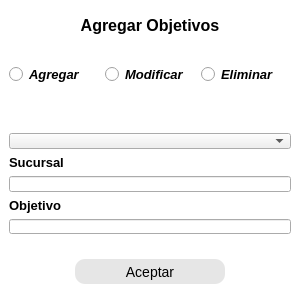
<?xml version="1.0" encoding="UTF-8"?>
<ui version="4.0">
 <class>MainWindow</class>
 <widget class="QMainWindow" name="MainWindow">
  <property name="geometry">
   <rect>
    <x>0</x>
    <y>0</y>
    <width>300</width>
    <height>300</height>
   </rect>
  </property>
  <property name="minimumSize">
   <size>
    <width>0</width>
    <height>300</height>
   </size>
  </property>
  <property name="maximumSize">
   <size>
    <width>300</width>
    <height>300</height>
   </size>
  </property>
  <property name="windowTitle">
   <string>MainWindow</string>
  </property>
  <widget class="QWidget" name="WPrincipal">
   <property name="minimumSize">
    <size>
     <width>300</width>
     <height>0</height>
    </size>
   </property>
   <property name="maximumSize">
    <size>
     <width>300</width>
     <height>16777215</height>
    </size>
   </property>
   <property name="styleSheet">
    <string notr="true">#MainWindow{
	background-color: rgb(255, 255, 255);
}
#WPrincipal{
	background-color: rgb(255, 255, 255);
}
*[objectName *=&quot;lbl_&quot;]{
color:rgb(0, 0, 0);
background-color: rgb(255, 255, 255);
}
*[objectName *=&quot;RB_&quot;]{
color:rgb(0, 0, 0);
}
#btn_Aceptar{
	background-color: rgb(230, 230, 230);
	border-radius: 10px;
	color: rgb(0, 0, 0);
	font-size:14px;
}
#btn_Aceptar::hover{
background-color: rgb(203, 203, 203);
}</string>
   </property>
   <layout class="QGridLayout" name="gridLayout_2">
    <property name="leftMargin">
     <number>0</number>
    </property>
    <property name="topMargin">
     <number>0</number>
    </property>
    <property name="rightMargin">
     <number>0</number>
    </property>
    <property name="bottomMargin">
     <number>0</number>
    </property>
    <property name="spacing">
     <number>0</number>
    </property>
    <item row="0" column="0">
     <widget class="QWidget" name="widget" native="true">
      <layout class="QVBoxLayout" name="verticalLayout">
       <property name="leftMargin">
        <number>0</number>
       </property>
       <property name="topMargin">
        <number>10</number>
       </property>
       <property name="rightMargin">
        <number>0</number>
       </property>
       <property name="bottomMargin">
        <number>0</number>
       </property>
       <item>
        <widget class="QLabel" name="lbl_TextoAgregarObjetivo">
         <property name="minimumSize">
          <size>
           <width>0</width>
           <height>30</height>
          </size>
         </property>
         <property name="maximumSize">
          <size>
           <width>16777215</width>
           <height>30</height>
          </size>
         </property>
         <property name="font">
          <font>
           <family>Arial</family>
           <pointsize>12</pointsize>
           <weight>75</weight>
           <bold>true</bold>
          </font>
         </property>
         <property name="text">
          <string>Agregar Objetivos</string>
         </property>
         <property name="alignment">
          <set>Qt::AlignCenter</set>
         </property>
        </widget>
       </item>
       <item>
        <widget class="QWidget" name="widget_2" native="true">
         <layout class="QVBoxLayout" name="verticalLayout_3">
          <property name="spacing">
           <number>0</number>
          </property>
          <property name="leftMargin">
           <number>0</number>
          </property>
          <property name="topMargin">
           <number>0</number>
          </property>
          <property name="rightMargin">
           <number>0</number>
          </property>
          <property name="bottomMargin">
           <number>0</number>
          </property>
          <item>
           <widget class="QWidget" name="WRB" native="true">
            <property name="minimumSize">
             <size>
              <width>0</width>
              <height>0</height>
             </size>
            </property>
            <layout class="QHBoxLayout" name="horizontalLayout">
             <item>
              <widget class="QRadioButton" name="RB_Agregar">
               <property name="font">
                <font>
                 <family>Arial</family>
                 <pointsize>10</pointsize>
                 <weight>75</weight>
                 <italic>true</italic>
                 <bold>true</bold>
                </font>
               </property>
               <property name="cursor">
                <cursorShape>PointingHandCursor</cursorShape>
               </property>
               <property name="text">
                <string>Agregar</string>
               </property>
              </widget>
             </item>
             <item>
              <widget class="QRadioButton" name="RB_Modificar">
               <property name="font">
                <font>
                 <family>Arial</family>
                 <pointsize>10</pointsize>
                 <weight>75</weight>
                 <italic>true</italic>
                 <bold>true</bold>
                </font>
               </property>
               <property name="cursor">
                <cursorShape>PointingHandCursor</cursorShape>
               </property>
               <property name="text">
                <string>Modificar</string>
               </property>
              </widget>
             </item>
             <item>
              <widget class="QRadioButton" name="RB_Eliminar">
               <property name="font">
                <font>
                 <family>Arial</family>
                 <pointsize>10</pointsize>
                 <weight>75</weight>
                 <italic>true</italic>
                 <bold>true</bold>
                </font>
               </property>
               <property name="cursor">
                <cursorShape>PointingHandCursor</cursorShape>
               </property>
               <property name="text">
                <string>Eliminar</string>
               </property>
              </widget>
             </item>
            </layout>
           </widget>
          </item>
          <item>
           <widget class="QWidget" name="WContenidoObjetivos" native="true">
            <property name="minimumSize">
             <size>
              <width>0</width>
              <height>140</height>
             </size>
            </property>
            <property name="maximumSize">
             <size>
              <width>16777215</width>
              <height>140</height>
             </size>
            </property>
            <layout class="QVBoxLayout" name="verticalLayout_4">
             <item alignment="Qt::AlignHCenter">
              <widget class="QLabel" name="labelId">
               <property name="enabled">
                <bool>false</bool>
               </property>
               <property name="font">
                <font>
                 <pointsize>10</pointsize>
                </font>
               </property>
               <property name="text">
                <string/>
               </property>
              </widget>
             </item>
             <item>
              <widget class="QComboBox" name="CB_Sucursales">
               <property name="font">
                <font>
                 <family>Arial Narrow</family>
                 <pointsize>12</pointsize>
                 <weight>75</weight>
                 <bold>true</bold>
                </font>
               </property>
              </widget>
             </item>
             <item>
              <widget class="QLabel" name="lbl_sucursal">
               <property name="font">
                <font>
                 <family>Arial</family>
                 <pointsize>10</pointsize>
                 <weight>75</weight>
                 <bold>true</bold>
                </font>
               </property>
               <property name="text">
                <string>Sucursal</string>
               </property>
              </widget>
             </item>
             <item>
              <widget class="QLineEdit" name="LE_Sucursal">
               <property name="font">
                <font>
                 <family>Arial</family>
                 <pointsize>12</pointsize>
                 <weight>50</weight>
                 <bold>false</bold>
                </font>
               </property>
              </widget>
             </item>
             <item>
              <widget class="QLabel" name="lbl_objetivo">
               <property name="font">
                <font>
                 <family>Arial</family>
                 <pointsize>10</pointsize>
                 <weight>75</weight>
                 <bold>true</bold>
                </font>
               </property>
               <property name="text">
                <string>Objetivo</string>
               </property>
              </widget>
             </item>
             <item>
              <widget class="QLineEdit" name="LE_Objetivo">
               <property name="font">
                <font>
                 <family>Arial</family>
                 <pointsize>12</pointsize>
                </font>
               </property>
              </widget>
             </item>
            </layout>
           </widget>
          </item>
          <item>
           <widget class="QWidget" name="widget_5" native="true">
            <layout class="QGridLayout" name="gridLayout">
             <item row="0" column="0">
              <widget class="QPushButton" name="btn_Aceptar">
               <property name="minimumSize">
                <size>
                 <width>150</width>
                 <height>25</height>
                </size>
               </property>
               <property name="maximumSize">
                <size>
                 <width>150</width>
                 <height>25</height>
                </size>
               </property>
               <property name="cursor">
                <cursorShape>PointingHandCursor</cursorShape>
               </property>
               <property name="styleSheet">
                <string notr="true"/>
               </property>
               <property name="text">
                <string>Aceptar</string>
               </property>
               <property name="icon">
                <iconset>
                 <normaloff>../../../PruebaPagos/comprobado.png</normaloff>../../../PruebaPagos/comprobado.png</iconset>
               </property>
              </widget>
             </item>
            </layout>
           </widget>
          </item>
         </layout>
        </widget>
       </item>
      </layout>
     </widget>
    </item>
   </layout>
  </widget>
 </widget>
 <resources/>
 <connections/>
</ui>
